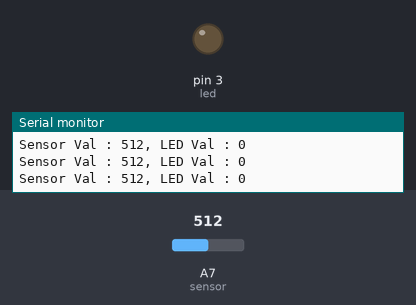
Recording of a sketch running on a simulated Arduino Nano, built with avr-gcc and run on an emulated ATmega328P. Parts: output pins drawn as LEDs (lit = HIGH), the last lines printed to the serial monitor. Inputs (shaded band) come from the test bench; at power-on: A7 (sensor) = 512.

Above: at 1.2 s.
1.3 s: A7 (sensor) set to 90
At 2.5 s:
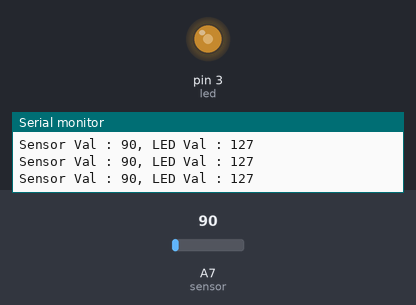
2.8 s: A7 (sensor) set to 0
At 3.5 s:
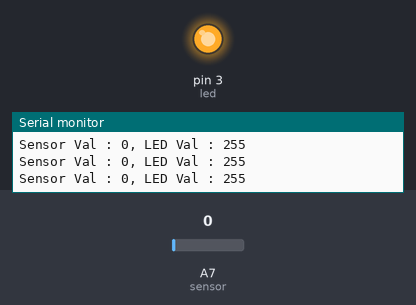
4.3 s: A7 (sensor) set to 1023
At 5.3 s:
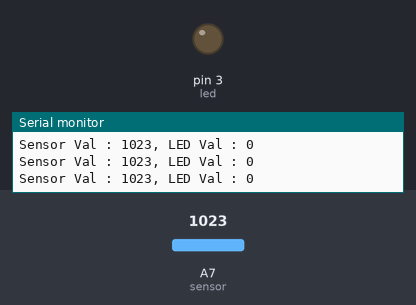
7.3 s: A7 (sensor) set to 110
10.3 s: A7 (sensor) set to 99
At 10.7 s:
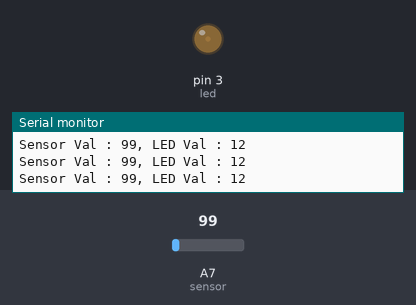
11.8 s: A7 (sensor) set to 70
At 12.5 s:
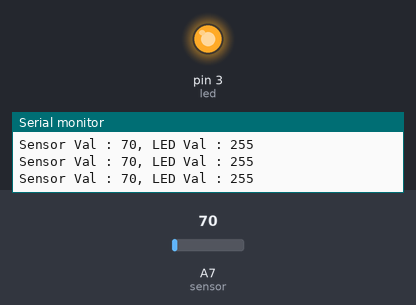
Timing chart, 0 to 14.3 s (numbered marks = the images above; inputs shaded):
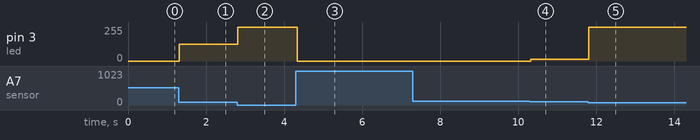

The sketch:

photocellToLED.ino
```cpp
const int led = 3; // LED pin
const int sensor = A7; // Photocell pin

int ledVal; // variable to hold the LED brightness
int sensorVal; // variable to hold the sensor information

// constants to hold the sensor minimum and maximum values
const int senseMin = 100;
const int senseMax = 80;

void setup() {
  Serial.begin(9600); // start serial communication
  pinMode(led, OUTPUT); // configire the LED as an output
}

void loop() {
  // read the value of the sensor and store it in a variable
  sensorVal = analogRead(sensor);

  // map the maximum and minimum values seen in the serial monitor
  ledVal = map(sensorVal, senseMin, senseMax, 0, 255);
  // constrain the values to 0-255
  ledVal = constrain(ledVal, 0, 255);

  analogWrite(led, ledVal); // write out to the LED

  // print out the data to the serial monitor
  Serial.print("Sensor Val : ");
  Serial.print(sensorVal);
  Serial.print(", LED Val : ");
  Serial.println(ledVal);

}
```

Measured:
- after the input at 1.3 s, pin 3 (led): 0/255 → 127/255 at once
- after the input at 2.8 s, pin 3 (led): 127/255 → 255/255 at once
- after the input at 4.3 s, pin 3 (led): 255/255 → 0/255 at once
- after the input at 10.3 s, pin 3 (led): 0/255 → 12/255 at once
- after the input at 11.8 s, pin 3 (led): 12/255 → 255/255 at once
